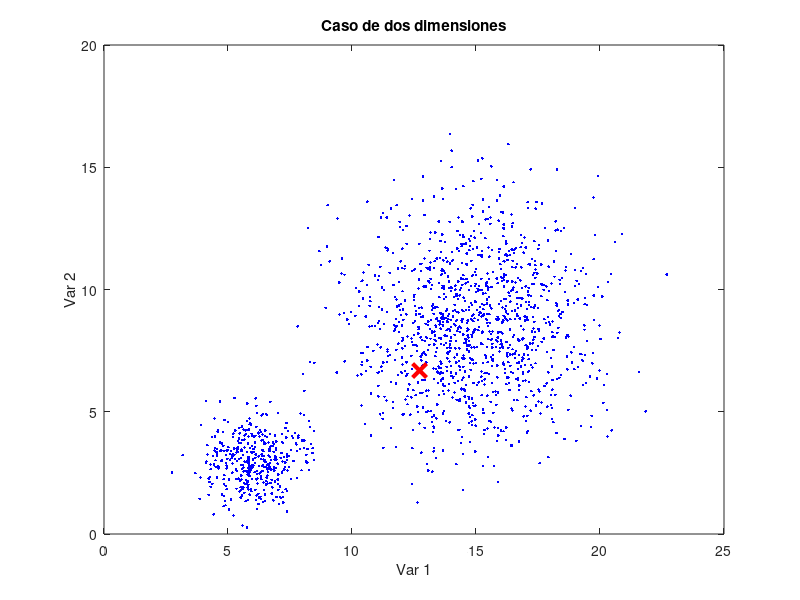

The MATLAB source for this figure: (Note: this script raises an error after producing the figure.)
close all
% Simulando una señal de voltaje
ruido=rand(1000,1);
radio=1;
radio2=2.5;
x= 6+radio*randn(400,1);
y= 3+radio*randn(400,1);
x=[x;15+radio2*randn(1200,1)];
y=[y;8.5+radio2*randn(1200,1)];

plot(x,y,'.');
title('Caso de dos dimensiones');
xlabel('Var 1');
ylabel('Var 2');
hold off

%
%
% Versión para 1 sola clase de datos
%
%% Vamos a hacer la clasificacion
p=fix(length(x)*rand),

c1=x(p),  %  Seleccionar algo al azar.
r1=1;     % Radio predefinido de acuerdo al conocimiento del problema
c2=y(p),  %  Seleccionar algo al azar.
r2=1;     % Radio predefinido de acuerdo al conocimiento del problema
r=max([r1 r2]);
convergencia=[c1 r1 c2 r2]; % Datos para la convergencia
k=0.65;
for veces=1:100
  hold off
   plot(x,y,'.b');
   title('Caso de dos dimensiones');
   xlabel('Var 1');
   ylabel('Var 2');
   hold on
   plot(c1,c2,'xr','markersize',10,'linewidth',3);
  hold on

   pertenece=zeros(size(x));
  % Identificar a los elementos que pertenecen al circulo
  for i=1:length(pertenece)
     if(distancia([c1,c2],[x(i),y(i)])<=r)
        pertenece(i)=1; % Si estas dentro del radio
        plot(x(i),y(i),'.m');
     end
  end
  % Calcular el nuevo promedio
  c1=promedio(x(logical(pertenece)));
  c2=promedio(y(logical(pertenece)));
  %
  %Calcular la desviacion estandar
  r1=k*desvEst(x(logical(pertenece)),c1);
  r2=k*desvEst(x(logical(pertenece)),c2);
  r=max([r1,r2]);
  %%%%
  fprintf('Iteraciones %d : Clase (%4.4f,%4.4f) con un radio (%4.4f,%4.4f) \n',veces, c1,r1,c2,r2);
  convergencia=[convergencia; c1 r1 c2 r2];
  % Condicion para salirse por error
  if(distancia([convergencia(end,1),convergencia(end,3)],
     [convergencia(end-1,1),convergencia(end-1,3)])<0.0000001)
  % El promedio se actualiza menos que el errror 0.0001
     break;
  end
  pause(0.5);
end

figure;
plot(convergencia(:,1));
title('Evolución del Promedio');
xlabel('No Veces');
